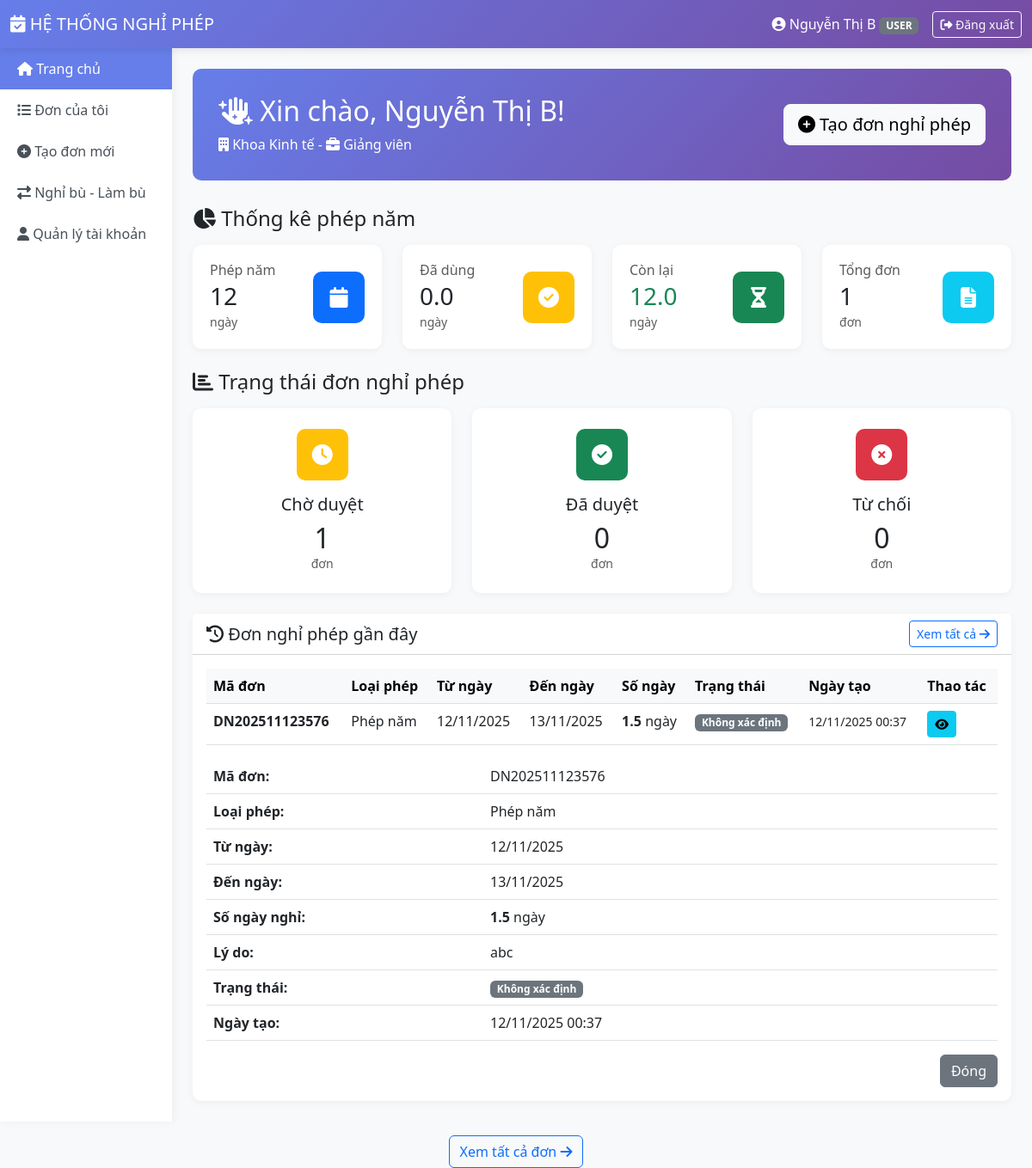
The app's page /views/user/dashboard.php (signed in), older data.
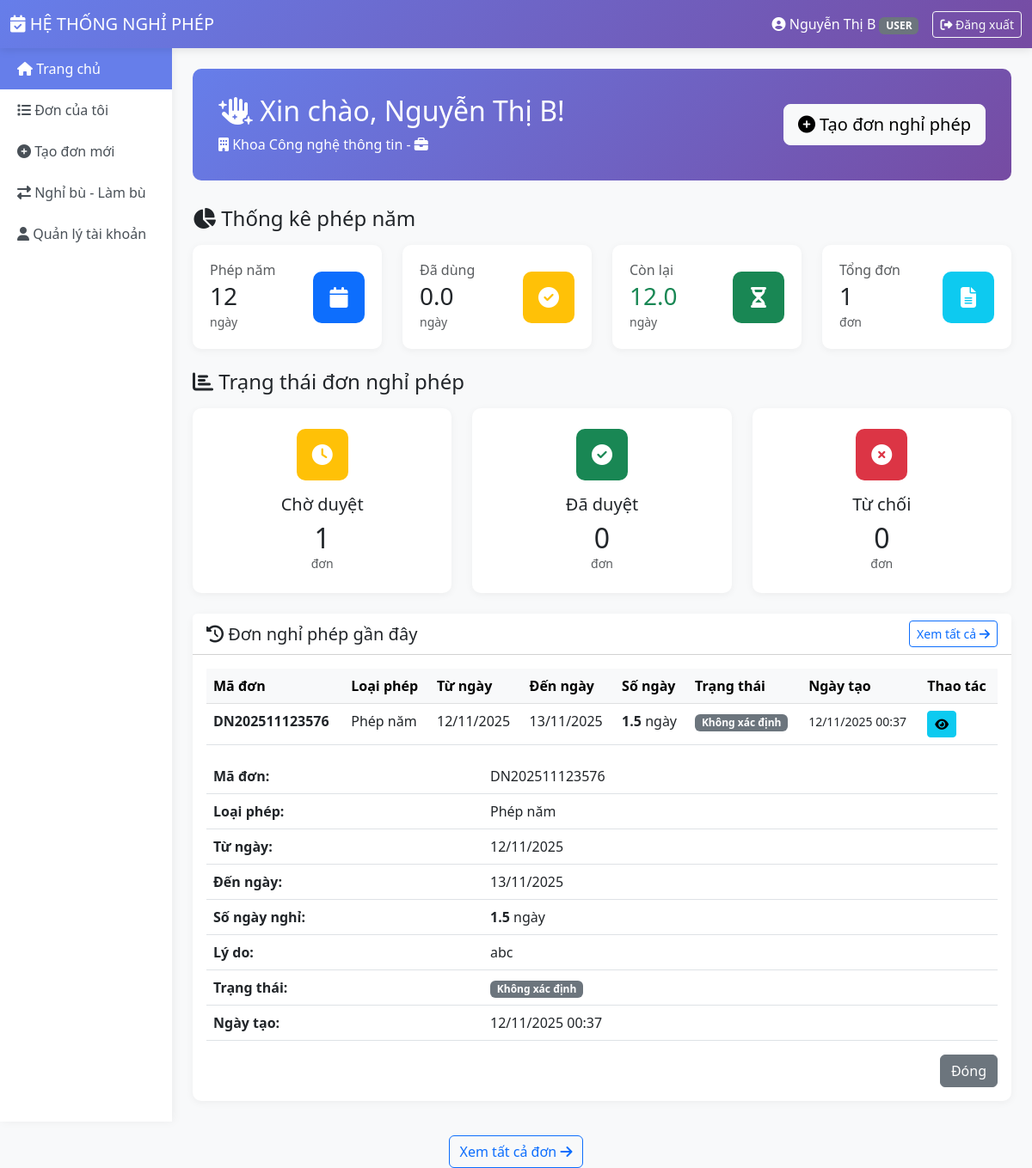
The same page, newer data.
### tables this page shows
CREATE TABLE `nguoidung` (
  `MaNguoiDung` varchar(50) NOT NULL,
  `TenDangNhap` varchar(50) NOT NULL,
  `MatKhau` varchar(255) NOT NULL,
  `HoTen` varchar(100) NOT NULL,
  `Email` varchar(100) NOT NULL,
  `GioiTinh` enum('Nam','Nu') DEFAULT 'Nam',
  `ViTri` varchar(100) NOT NULL,
  `KhoaPhong` varchar(100) DEFAULT NULL,
  `MaVaiTro` int(11) NOT NULL DEFAULT 2,
  `NamBatDauLamViec` datetime DEFAULT NULL,
  `SoNgayPhepNam` int(11) DEFAULT 12,
  `SoNgayPhepDaDung` decimal(5,1) DEFAULT 0.0,
  `SoNgayPhepTonNamTruoc` decimal(5,1) DEFAULT 0.0 COMMENT 'Số ngày phép tồn từ năm trước (chỉ dùng được trong Q1)',
  `NamPhepTon` int(11) DEFAULT NULL,
  `NgayTao` timestamp NOT NULL DEFAULT current_timestamp()
);

CREATE TABLE `vaitro` (
  `MaVaiTro` int(11) NOT NULL,
  `TenVaiTro` varchar(50) NOT NULL,
  `MoTa` varchar(255) DEFAULT NULL,
  `NgayTao` timestamp NOT NULL DEFAULT current_timestamp()
);

### includes/session.php (called while the page is built, shortened)
<?php
function isLoggedIn() {
    return isset($_SESSION['user_id']) && !empty($_SESSION['user_id']);
}
function getCurrentUser() {
    return [
        'id' => $_SESSION['user_id'],
        'username' => $_SESSION['username'],
        'fullname' => $_SESSION['fullname'],
        'email' => $_SESSION['email'],
        'role' => $_SESSION['role'],
        'department' => $_SESSION['department'] ?? ''
    ];
}
?>

### views/user/dashboard.php (the view, shortened to what the changed rows need)
<?php
require_once __DIR__ . '/../../includes/session.php';
require_once __DIR__ . '/../../includes/functions.php';
$pdo = getDBConnection();
$currentUser = getCurrentUser();
$stmt = $pdo->prepare("
    SELECT n.*, v.TenVaiTro,
           (n.SoNgayPhepNam - n.SoNgayPhepDaDung) as SoNgayPhepConLai,
           COALESCE(n.SoNgayPhepTonNamTruoc, 0) as SoNgayPhepTonNamTruoc,
           n.NamPhepTon,
           CASE
               WHEN MONTH(CURDATE()) <= 3 AND n.NamPhepTon = YEAR(CURDATE()) - 1
               THEN COALESCE(n.SoNgayPhepTonNamTruoc, 0)
               ELSE 0
           END as PhepTonConDungDuoc,
           (n.SoNgayPhepNam - n.SoNgayPhepDaDung) +
           CASE
               WHEN MONTH(CURDATE()) <= 3 AND n.NamPhepTon = YEAR(CURDATE()) - 1
               THEN COALESCE(n.SoNgayPhepTonNamTruoc, 0)
               ELSE 0
           END as TongPhepCoTheDung
    FROM NguoiDung n
    JOIN VaiTro v ON n.MaVaiTro = v.MaVaiTro
    WHERE n.MaNguoiDung = ?
");
$stmt->execute([$currentUser['id']]);
$userInfo = $stmt->fetch();
$userInfo['ViTri'] = $userInfo['ViTri'] ?? 'Chưa cập nhật';
$userInfo['KhoaPhong'] = $userInfo['KhoaPhong'] ?? 'Chưa cập nhật';
$userInfo['SoNgayPhepTonNamTruoc'] = $userInfo['SoNgayPhepTonNamTruoc'] ?? 0;
$stmt = $pdo->prepare("SELECT COUNT(*) FROM DonNghiPhep WHERE MaNguoiDung = ? AND TrangThai = 'WAITING'");
$stmt->execute([$currentUser['id']]);
$waitingLeaves = $stmt->fetchColumn();
$stmt = $pdo->prepare("SELECT COUNT(*) FROM DonNghiPhep WHERE MaNguoiDung = ? AND TrangThai = 'ACCEPT'");
$stmt->execute([$currentUser['id']]);
$acceptedLeaves = $stmt->fetchColumn();
$stmt = $pdo->prepare("SELECT COUNT(*) FROM DonNghiPhep WHERE MaNguoiDung = ? AND TrangThai = 'DENY'");
$stmt->execute([$currentUser['id']]);
$deniedLeaves = $stmt->fetchColumn();
$stmt = $pdo->prepare("
    SELECT * FROM DonNghiPhep
    WHERE MaNguoiDung = ?
    ORDER BY NgayTao DESC
    LIMIT 5
");
$stmt->execute([$currentUser['id']]);
$recentLeaves = $stmt->fetchAll();
?>
<!DOCTYPE html>
<html lang="vi">
<head>
    <link href="https://cdn.jsdelivr.net/npm/bootstrap@5.3.0/dist/css/bootstrap.min.css" rel="stylesheet">
    <link rel="stylesheet" href="https://cdnjs.cloudflare.com/ajax/libs/font-awesome/6.4.0/css/all.min.css">
</head>
<body>
    <nav class="navbar navbar-expand-lg navbar-dark">
        <div class="container-fluid">
            <div class="ms-auto d-flex align-items-center">
                <span class="text-white me-3">
                    <i class="fas fa-user-circle"></i>
                    <?= htmlspecialchars($currentUser['fullname']) ?>
                    <?= getRoleBadge($currentUser['role']) ?>
                </span>
                <a href="../../controllers/AuthController.php?action=logout"
                   class="btn btn-outline-light btn-sm"
                   onclick="return confirm('Bạn có chắc muốn đăng xuất?')">
                    <i class="fas fa-sign-out-alt"></i> Đăng xuất
                </a>
            </div>
        </div>
    </nav>
    <div class="container-fluid">
        <div class="row">
            <div class="col-md-10 p-4">
                <div class="welcome-card">
                    <div class="row align-items-center">
                        <div class="col-md-8">
                            <h2>
                                <i class="fas fa-hand-sparkles"></i>
                                Xin chào, <?= htmlspecialchars($userInfo['HoTen']) ?>!
                            </h2>
                            <p class="mb-0">
                                <i class="fas fa-building"></i> <?= htmlspecialchars($userInfo['KhoaPhong']) ?> -
                                <i class="fas fa-briefcase"></i> <?= htmlspecialchars($userInfo['ViTri']) ?>
                            </p>
                        </div>
                    </div>
                </div>
                <div class="row mb-4">
                    <div class="col-md-3">
                        <div class="card stat-card">
                            <div class="d-flex justify-content-between align-items-center">
                                <div>
                                    <h6 class="text-muted mb-1">Phép năm</h6>
                                    <h3 class="mb-0"><?= $userInfo['SoNgayPhepNam'] ?></h3>
                                    <small class="text-muted">ngày</small>
                                </div>
                            </div>
                        </div>
                    </div>
                    <div class="col-md-3">
                        <div class="card stat-card">
                            <div class="d-flex justify-content-between align-items-center">
                                <div>
                                    <h6 class="text-muted mb-1">Đã dùng</h6>
                                    <h3 class="mb-0"><?= number_format($userInfo['SoNgayPhepDaDung'], 1) ?></h3>
                                    <small class="text-muted">ngày</small>
                                </div>
                            </div>
                        </div>
                    </div>
                </div>
                <div class="row mb-4">
                    <div class="col-md-4">
                        <div class="card text-center p-4">
                            <h2 class="mb-0"><?= $waitingLeaves ?></h2>
                        </div>
                    </div>
                    <div class="col-md-4">
                        <div class="card text-center p-4">
                            <h2 class="mb-0"><?= $acceptedLeaves ?></h2>
                        </div>
                    </div>
                    <div class="col-md-4">
                        <div class="card text-center p-4">
                            <h2 class="mb-0"><?= $deniedLeaves ?></h2>
                        </div>
                    </div>
                </div>
                <div class="card">
                    <div class="card-body">
                        <?php if (empty($recentLeaves)): ?>
                            <div class="text-center py-5 text-muted">
                                <i class="fas fa-inbox fa-3x mb-3"></i>
                                <h5>Chưa có đơn nghỉ phép nào</h5>
                                <p>Nhấn nút bên dưới để tạo đơn nghỉ phép mới</p>
                                <a href="create_leave.php" class="btn btn-primary">
                                    <i class="fas fa-plus"></i> Tạo đơn mới
                                </a>
                            </div>
                        <?php else: ?>
                            <div class="table-responsive">
                                <table class="table table-hover">
                                    <thead class="table-light">
                                        <tr>
                                            <th>Mã đơn</th>
                                            <th>Loại phép</th>
                                            <th>Từ ngày</th>
                                            <th>Đến ngày</th>
                                            <th>Số ngày</th>
                                            <th>Trạng thái</th>
                                            <th>Ngày tạo</th>
                                            <th>Thao tác</th>
                                        </tr>
                                    </thead>
                                    <tbody>
                                        <?php foreach ($recentLeaves as $leave): ?>
                                        <div class="modal fade" id="viewModal<?= $leave['MaDon'] ?>" tabindex="-1">
                                            <div class="modal-dialog">
                                                <div class="modal-content">
                                                    <div class="modal-body">
                                                        <table class="table">
                                                            <tr>
                                                                <th width="35%">Mã đơn:</th>
                                                            </tr>
                                                            <tr>
                                                                <th>Loại phép:</th>
                                                            </tr>
                                                            <tr>
                                                                <th>Từ ngày:</th>
                                                            </tr>
                                                            <tr>
                                                                <th>Đến ngày:</th>
                                                            </tr>
                                                            <tr>
                                                                <th>Số ngày nghỉ:</th>
                                                            </tr>
                                                            <tr>
                                                                <th>Lý do:</th>
                                                            </tr>
                                                            <tr>
                                                                <th>Trạng thái:</th>
                                                            </tr>
                                                            <tr>
                                                                <th>Ngày tạo:</th>
                                                            </tr>
                                                        </table>
                                                    </div>
                                                </div>
                                            </div>
                                        </div>
                                        <?php endforeach; ?>
                                    </tbody>
                                </table>
                            </div>
                        <?php endif; ?>
                    </div>
                </div>
            </div>
        </div>
    </div>
</body>
</html>

### includes/functions.php (shortened to what the changed rows need)
<?php
function getRoleBadge($role) {
    $badges = [
        'ADMIN' => '<span class="badge bg-danger">Admin</span>',
        'MANAGER' => '<span class="badge bg-primary">Quản lý</span>',
        'USER' => '<span class="badge bg-info">Nhân viên</span>'
    ];
    return $badges[$role] ?? '<span class="badge bg-secondary">' . htmlspecialchars($role) . '</span>';
}
?>

Row changes from the older to the newer data that the page shows:
changed nguoidung "Nguyễn Thị B": KhoaPhong "Khoa Kinh tế" → "Khoa Công nghệ thông tin"; ViTri "Giảng viên" → (not shown)
